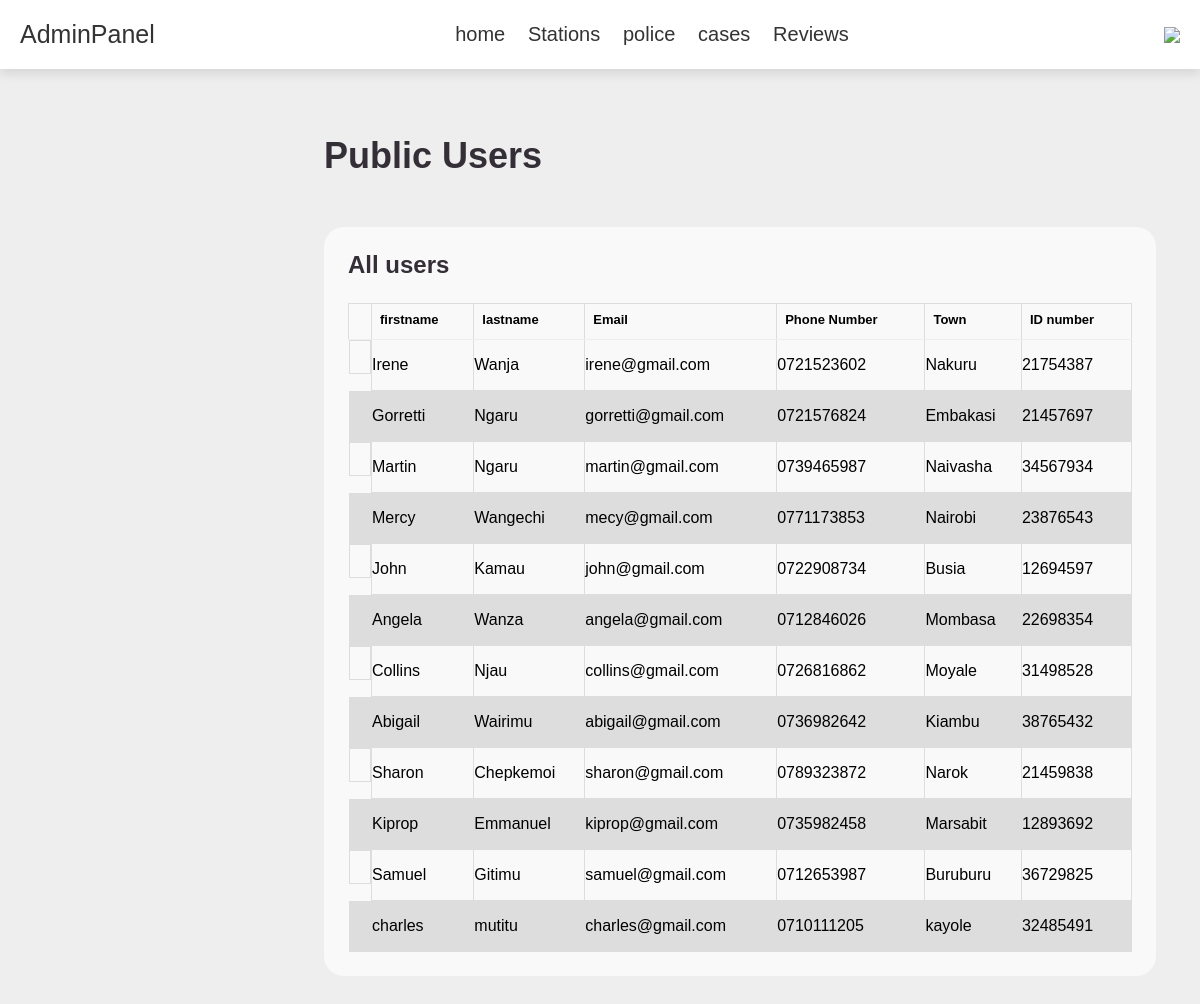
/admin_total_accounts.php (signed in), run on the app's committed database.
### tables this page shows
CREATE TABLE `public` (
  `id` int(100) NOT NULL,
  `firstname` varchar(100) NOT NULL,
  `lastname` varchar(100) NOT NULL,
  `email` varchar(100) NOT NULL,
  `phone` varchar(100) NOT NULL,
  `town` varchar(100) NOT NULL,
  `postaladdress` varchar(100) NOT NULL,
  `dob` varchar(100) NOT NULL,
  `idnumber` varchar(100) NOT NULL,
  `password` varchar(100) NOT NULL,
  `security_question` varchar(100) NOT NULL,
  `security_answer` varchar(100) NOT NULL
);

### admin_total_accounts.php (the view, shortened to what this page needs)
<?php
include("admin_header.php");
include 'config.php';
?>
<!DOCTYPE html>
<html lang="en">
<head>
    <link rel="stylesheet" href="css/style.css">
    <link rel="stylesheet" href="css/admin_style.css">
    <link rel="stylesheet" href="css/admin.css">
</head>
<body>
    <section id="content">
        <main>
            <div class="head-title">
                <div class="left">
                    <h1>Public Users</h1>
                </div>
                <div class="table-data">
                    <div class="order">
                        <div class="head">
                            <h3>All users</h3>
                        </div>
                        <table>
                            <thead>
                                <tr>
                                    <th></th>
                                    <th>firstname</th>
                                    <th>lastname</th>
                                    <th>Email</th>
                                    <th>Phone Number</th>
                                    <th>Town</th>
                                    <th>ID number</th>
                                </tr>
                            </thead>
                            <tbody>
                                <?php
                                $users_query = mysqli_query($conn, "SELECT * FROM public") or die('query failed');
                                if (mysqli_num_rows($users_query) > 0) {
                                    while ($fetch_users = mysqli_fetch_assoc($users_query)) {
                                ?>
                                        <tr>
                                            <td></td>
                                            <td>
                                                <p><?php echo $fetch_users['firstname']; ?></p>
                                            </td>
                                            <td><?php echo $fetch_users['lastname']; ?></td>
                                            <td>
                                                <p><?php echo $fetch_users['email']; ?></p>
                                            </td>
                                            <td><?php echo $fetch_users['phone']; ?></span></td>
                                            <td><?php echo $fetch_users['town']; ?></td>
                                            <td><?php echo $fetch_users['idnumber']; ?></td>
                                        </tr>
                    </div>
            <?php }
                                }
            ?>
        </main>
    </section>
</body>
</html>

### style.css (style rules this page uses)
:root { --purple: #8e44ad; --red: #c0392b; --orange: #f39c12; --black: #333; --white: #fff; --light-color: #666; --light-white: #ccc; --light-bg: #f5f5f5; --border: 0.1rem solid var(--black); --box-shadow: 0 0.5rem 1rem rgba(0, 0, 0, 0.1); }
* { font-family: sans-serif; margin: 0; padding: 0; box-sizing: border-box; outline: none; border: none; text-decoration: none; transition: all 0.2s linear; }
html { font-size: 62.5%; overflow-x: hidden; }
section { padding: 50px 100px; }

### admin_style.css (style rules this page uses)
:root { --purple: #8e44ad; --red: #c0392b; --orange: #f39c12; --black: #333; --white: #fff; --light-color: #666; --light-white: #ccc; --light-bg: #f5f5f5; --border: 0.1rem solid var(--black); --box-shadow: 0 0.5rem 1rem rgba(0, 0, 0, 0.1); }
* { font-family: sans-serif; margin: 0; padding: 0; box-sizing: border-box; outline: none; border: none; text-decoration: none; transition: all 0.2s linear; }
html { font-size: 62.5%; overflow-x: hidden; }
body { background-color: var(--light-bg); }
section { padding: 3rem 2rem; }
:root { --poppins: 'Poppins', sans-serif; --lato: 'Lato', sans-serif; --light: #F9F9F9; --blue: #3C91E6; --light-blue: #CFE8FF; --grey: #eee; --dark-grey: #AAAAAA; --dark: #342E37; --red: #DB504A; --yellow: #FFCE26; --light-yellow: #FFF2C6; --orange: #FD7238; --light-orange: #FFE0D3; }
body { background: var(--grey); overflow-x: hidden; }
#content { position: relative; width: calc(100% - 280px); left: 280px; transition: .3s ease; }
table { font-family: arial, sans-serif; border-collapse: collapse; width: 100%; }
td, th { border: 1px solid #dddddd; text-align: left; padding: 8px; }
tr:nth-child(even) { background-color: #dddddd; }
#content main { width: 100%; padding: 36px 24px; font-family: var(--black); max-height: calc(100vh - 56px); overflow-y: auto; }
#content main .head-title { display: flex; align-items: center; justify-content: space-between; grid-gap: 16px; flex-wrap: wrap; }
#content main .head-title .left h1 { font-size: 36px; font-weight: 600; margin-bottom: 10px; color: var(--dark); }

### admin.css (style rules this page uses)
:root { --poppins: 'Poppins', sans-serif; --lato: 'Lato', sans-serif; --light: #F9F9F9; --blue: #3C91E6; --light-blue: #CFE8FF; --grey: #eee; --dark-grey: #AAAAAA; --dark: #342E37; --red: #DB504A; --yellow: #FFCE26; --light-yellow: #FFF2C6; --orange: #FD7238; --light-orange: #FFE0D3; }
body { background: var(--grey); overflow-x: hidden; }
#content { position: relative; width: calc(100% - 280px); left: 280px; transition: .3s ease; }
#content main { width: 100%; padding: 36px 24px; font-family: var(--poppins); max-height: calc(100vh - 56px); overflow-y: auto; }
#content main .head-title { display: flex; align-items: center; justify-content: space-between; grid-gap: 16px; flex-wrap: wrap; }
#content main .head-title .left h1 { font-size: 36px; font-weight: 600; margin-bottom: 10px; color: var(--dark); }
#content main .table-data { display: flex; flex-wrap: wrap; grid-gap: 24px; margin-top: 24px; width: 100%; color: var(--dark); }
#content main .table-data > div { border-radius: 20px; background: var(--light); padding: 24px; overflow-x: auto; }
#content main .table-data .head { display: flex; align-items: center; grid-gap: 16px; margin-bottom: 24px; }
#content main .table-data .head h3 { margin-right: auto; font-size: 24px; font-weight: 600; }
#content main .table-data .order { flex-grow: 1; flex-basis: 500px; }
#content main .table-data .order table { width: 100%; border-collapse: collapse; }
#content main .table-data .order table th { padding-bottom: 12px; font-size: 13px; text-align: left; border-bottom: 1px solid var(--grey); }
#content main .table-data .order table td { padding: 16px 0; }
#content main .table-data .order table tr td:first-child { display: flex; align-items: center; grid-gap: 12px; padding-left: 6px; }

### data on the page
public: firstname "Irene", lastname "Wanja", email "irene@gmail.com", phone "0721523602", town "Nakuru", idnumber "21754387"
public: firstname "Gorretti", lastname "Ngaru", email "gorretti@gmail.com", phone "0721576824", town "Embakasi", idnumber "21457697"
public: firstname "Martin", lastname "Ngaru", email "martin@gmail.com", phone "0739465987", town "Naivasha", idnumber "34567934"
public: firstname "Mercy", lastname "Wangechi", email "mecy@gmail.com", phone "0771173853", town "Nairobi", idnumber "23876543"
public: firstname "John", lastname "Kamau", email "john@gmail.com", phone "0722908734", town "Busia", idnumber "12694597"
public: firstname "Angela", lastname "Wanza", email "angela@gmail.com", phone "0712846026", town "Mombasa", idnumber "22698354"
public: firstname "Collins", lastname "Njau", email "collins@gmail.com", phone "0726816862", town "Moyale", idnumber "31498528"
public: firstname "Abigail", lastname "Wairimu", email "abigail@gmail.com", phone "0736982642", town "Kiambu", idnumber "38765432"
public: firstname "Sharon", lastname "Chepkemoi", email "sharon@gmail.com", phone "0789323872", town "Narok", idnumber "21459838"
public: firstname "Kiprop", lastname "Emmanuel", email "kiprop@gmail.com", phone "0735982458", town "Marsabit", idnumber "12893692"
public: firstname "Samuel", lastname "Gitimu", email "samuel@gmail.com", phone "0712653987", town "Buruburu", idnumber "36729825"
public: firstname "charles", lastname "mutitu", email "charles@gmail.com", phone "0710111205", town "kayole", idnumber "32485491"
